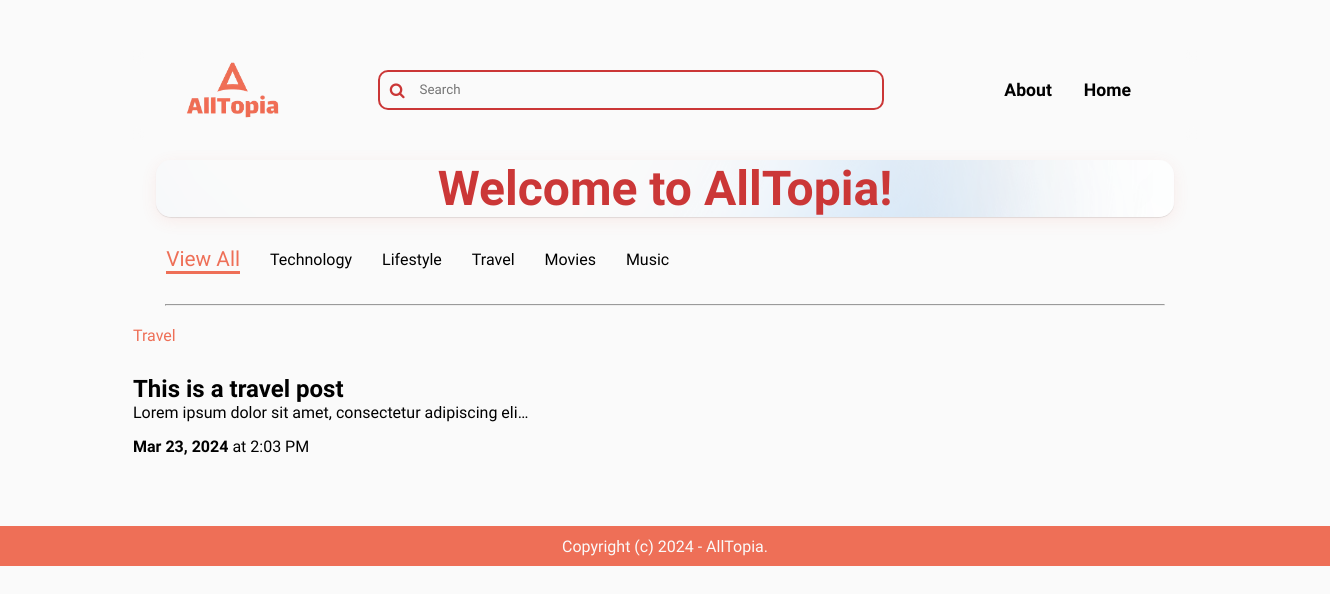
/travel/, run on an earlier commit of the app's database.
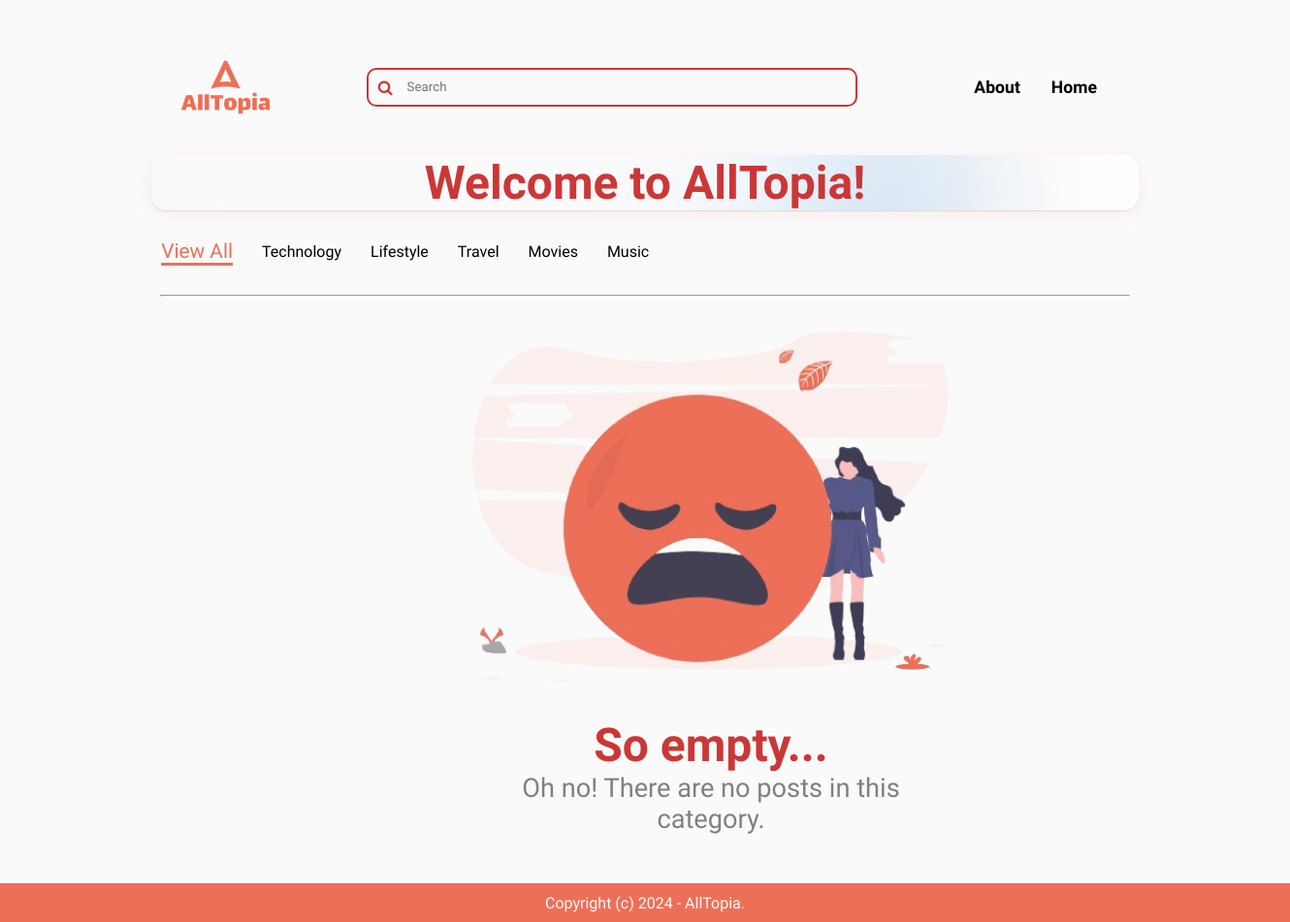
And on a later commit of the database.
### blog/models.py (models this page shows, shortened)
class Post(models.Model):
    ACTIVE  = 'active'
    DRAFT = 'draft'
    CHOICES_STATUS = (
        (ACTIVE, 'Active'),
        (DRAFT, 'Draft')
    )
    category = models.ForeignKey(Category, related_name='posts', on_delete=models.CASCADE)
    title = models.CharField(max_length=255)
    slug = models.SlugField()
    intro = models.TextField()
    body = models.TextField()
    created_at = models.DateTimeField(auto_now_add=True)
    status = models.CharField(max_length=10, choices=CHOICES_STATUS, default=ACTIVE)
    image = models.ImageField(upload_to='uploads/', blank=True, null=True)
    class Meta:
        ordering = ('-created_at',)

class Category(models.Model):
    title = models.CharField(max_length=255)
    slug = models.SlugField()
    class Meta:
        ordering = ('title',)
        verbose_name_plural = 'Categories'
    def __str__(self):
        return self.title

### blog/views.py (the view)
# urls.py: path('<slug:slug>/', views.category, name='category_detail'),
def category (request, slug):
    category = get_object_or_404(Category, slug=slug)
    posts = category.posts.filter(status=Post.ACTIVE)
    return render(request, 'blog/category.html', {'category': category, 'posts': posts})

### blog/templates/blog/category.html (shortened to what this page needs)
{% extends 'core/base.html' %}
{% load static %}
{% block content %}
    <div class="header-title">
        <h2>Welcome to AllTopia!</h2>
    </div>
    <div class="blog-categories">
        <div class="blog-category cat-active">
            <p>View All</p>
        </div>
        <div class="blog-category">
            <p>Technology</p>
        </div>
        <div class="blog-category">
            <p>Lifestyle</p>
        </div>
        <div class="blog-category">
            <p>Travel</p>
        </div>
        <div class="blog-category">
            <p>Movies</p>
        </div>
        <div class="blog-category">
            <p>Music</p>
        </div>
    </div>
    <hr class="cat-post-divider">
    <div class="main-parent-flex-container">
        {% for post in posts %}
            <div class="child-content">
                <a href="{% url 'post_detail' post.category.slug post.slug %}">
                    <p class="preview-tag-p"><a href="{% url 'category_detail' post.category.slug %}" class="preview-tag">{{post.category}} </a></p>
                    <h1 class="blogs-title">{{ post.title }}</h1>
                    <p class="blogs-intro">{{ post.intro }}</p>
                    <div class="date-posted">
                        <p><strong>{{ post.created_at|date:'M d, Y' }}</strong> at {{ post.created_at|date:'g:i A' }}</p>
                    </div>
                </a>
            </div>
            {% empty %}
                <div></div>
                <div class="empty-post">
                    <img src="../../static/assets/feeling_blue-removebg-preview.png" />
                    <p>So empty...</p>
                    <p>Oh no! There are no posts in this category.</p>
                </div>
                <div></div>
        {% endfor %}
    </div>
{% endblock %}

What changed in the data, as far as the page shows it:
no longer on this page (row edited): Post: category "Travel", title "This is a travel post", intro "Lorem ipsum dolor sit amet, consectetur adipiscing eli…", created_at "Mar 23, 2024", created_at "2:03 PM"
Also different on the page:
text now shown: "So empty... Oh no! There are no posts in this category."
